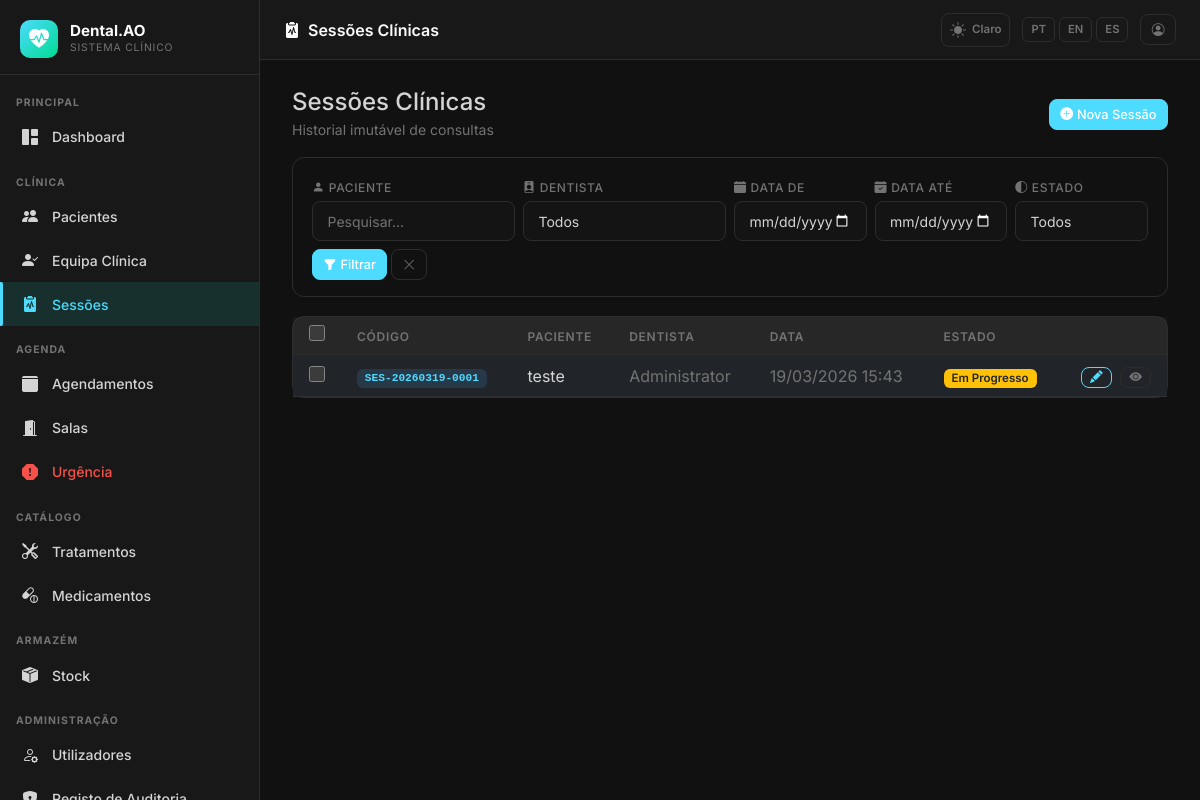
Before: /sessions/ (signed in) with the older database file.
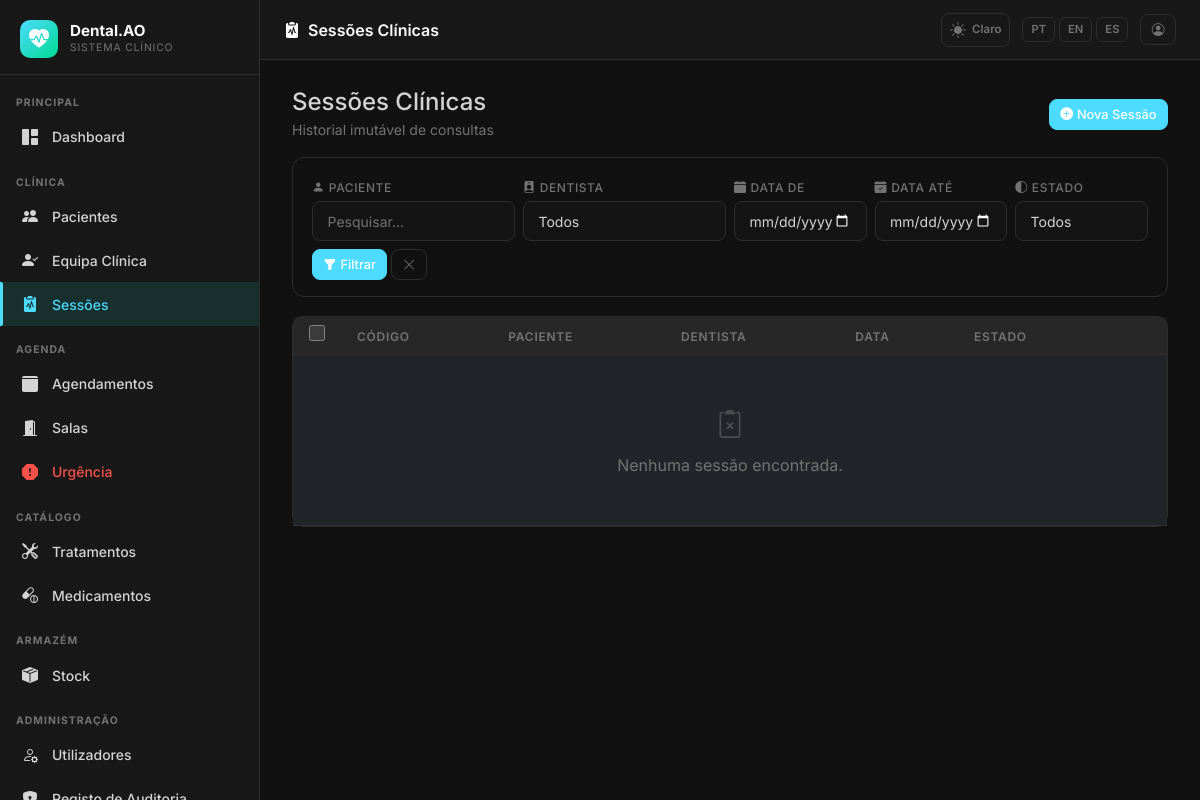
After: the same page with the newer database file.
### app/models.py (models this page shows, shortened)
class ClinicalSession(db.Model):
    __tablename__ = 'clinical_sessions'
    id = db.Column(db.Integer, primary_key=True)
    session_code = db.Column(db.String(30), unique=True, nullable=False, index=True)
    patient_id = db.Column(db.Integer, db.ForeignKey('patients.id'), nullable=False)
    dentist_id = db.Column(db.Integer, db.ForeignKey('users.id'), nullable=False)
    appointment_id = db.Column(db.Integer, db.ForeignKey('appointments.id'), nullable=True)
    session_date = db.Column(db.DateTime, nullable=False, default=lambda: datetime.now(timezone.utc))
    chief_complaint = db.Column(db.Text, nullable=True)
    clinical_notes = db.Column(db.Text, nullable=True)
    diagnosis = db.Column(db.Text, nullable=True)
    treatment_plan = db.Column(db.Text, nullable=True)
    odontogram_data = db.Column(db.JSON, nullable=True)
    status = db.Column(db.String(30), default=SessionStatus.SCHEDULED, nullable=False)
    closed_at = db.Column(db.DateTime, nullable=True)
    created_at = db.Column(db.DateTime, default=lambda: datetime.now(timezone.utc))
    created_by_id = db.Column(db.Integer, db.ForeignKey('users.id'), nullable=True)
    created_by = db.relationship('User', foreign_keys='ClinicalSession.created_by_id',
                                  backref='created_clinical_sessions')
    bp_systolic = db.Column(db.Integer, nullable=True)
    bp_diastolic = db.Column(db.Integer, nullable=True)
    heart_rate = db.Column(db.Integer, nullable=True)
    temperature = db.Column(db.Float, nullable=True)
    weight_kg = db.Column(db.Float, nullable=True)
    oxygen_saturation = db.Column(db.Integer, nullable=True)
    prescriptions = db.relationship('Prescription', backref='session', lazy='dynamic')
    xrays = db.relationship('XRay', backref='session', lazy='dynamic')
    evolution_photos = db.relationship('EvolutionPhoto', backref='session', lazy='dynamic')
    addenda = db.relationship('SessionAddendum', backref='session', lazy='dynamic',
                              order_by='SessionAddendum.created_at')
    session_consumables = db.relationship('SessionConsumable', backref='session',
                                          lazy='dynamic', order_by='SessionConsumable.created_at')
    _ADMIN_ONLY_FIELDS = frozenset(['created_by_id'])
    _INVARIANT_FIELDS = frozenset(['patient_id', 'dentist_id'])

class Patient(db.Model):
    __tablename__ = 'patients'
    id = db.Column(db.Integer, primary_key=True)
    user_id = db.Column(db.Integer, db.ForeignKey('users.id'), nullable=True)
    full_name = db.Column(db.String(200), nullable=False)
    date_of_birth = db.Column(db.Date, nullable=True)
    gender = db.Column(db.String(20), nullable=True)
    id_doc = db.Column('cpf_nif', db.String(30), nullable=True, unique=True)
    nationality = db.Column(db.String(100), nullable=True)
    address = db.Column(db.Text, nullable=True)
    city = db.Column(db.String(100), nullable=True)
    postal_code = db.Column(db.String(20), nullable=True)
    phone = db.Column(db.String(30), nullable=True)
    email = db.Column(db.String(120), nullable=True)
    emergency_contact_name = db.Column(db.String(200), nullable=True)
    emergency_contact_phone = db.Column(db.String(30), nullable=True)
    insurance_provider = db.Column(db.String(100), nullable=True)
    insurance_number = db.Column(db.String(50), nullable=True)
    photo_path = db.Column(db.String(500), nullable=True)
    anamnesis_pt = db.Column(db.Text, nullable=True)
    anamnesis_en = db.Column(db.Text, nullable=True)
    anamnesis_es = db.Column(db.Text, nullable=True)
    allergies_pt = db.Column(db.Text, nullable=True)
    allergies_en = db.Column(db.Text, nullable=True)
    allergies_es = db.Column(db.Text, nullable=True)
    medications_pt = db.Column(db.Text, nullable=True)
    medications_en = db.Column(db.Text, nullable=True)
    medications_es = db.Column(db.Text, nullable=True)
    chronic_conditions_pt = db.Column(db.Text, nullable=True)
    chronic_conditions_en = db.Column(db.Text, nullable=True)
    chronic_conditions_es = db.Column(db.Text, nullable=True)
    assigned_dentist_id = db.Column(db.Integer, db.ForeignKey('users.id'), nullable=True)
    is_active = db.Column(db.Boolean, default=True)
    created_at = db.Column(db.DateTime, default=lambda: datetime.now(timezone.utc))
    updated_at = db.Column(db.DateTime, default=lambda: datetime.now(timezone.utc),
                           onupdate=lambda: datetime.now(timezone.utc))
    user = db.relationship('User', foreign_keys=[user_id], backref='patient_profile')
    assigned_dentist = db.relationship('User', foreign_keys=[assigned_dentist_id], backref='assigned_patients')
    sessions = db.relationship('ClinicalSession', backref='patient', lazy='dynamic')
    appointments = db.relationship('Appointment', backref='patient', lazy='dynamic')
    care_team = db.relationship('PatientCareTeam', backref='patient', lazy='dynamic',
                                cascade='all, delete-orphan')

class User(UserMixin, db.Model):
    __tablename__ = 'users'
    id = db.Column(db.Integer, primary_key=True)
    username = db.Column(db.String(80), unique=True, nullable=False, index=True)
    email = db.Column(db.String(120), unique=True, nullable=False)
    full_name = db.Column(db.String(200), nullable=False)
    role = db.Column(db.String(30), nullable=False, default=Role.PATIENT)
    password_hash = db.Column(db.String(256), nullable=False)
    is_active = db.Column(db.Boolean, default=True)
    signature_path = db.Column(db.String(500), nullable=True)
    phone = db.Column(db.String(30), nullable=True)
    specialty = db.Column(db.String(100), nullable=True)
    license_number = db.Column(db.String(50), nullable=True)
    created_at = db.Column(db.DateTime, default=lambda: datetime.now(timezone.utc))
    updated_at = db.Column(db.DateTime, default=lambda: datetime.now(timezone.utc),
                           onupdate=lambda: datetime.now(timezone.utc))
    sessions_as_dentist = db.relationship('ClinicalSession', foreign_keys='ClinicalSession.dentist_id',
                                           backref='dentist', lazy='dynamic')
    appointments_as_dentist = db.relationship('Appointment', foreign_keys='Appointment.dentist_id',
                                               backref='dentist', lazy='dynamic')
    role_definition = db.relationship('RoleDefinition',
                                       primaryjoin='User.role == RoleDefinition.name',
                                       foreign_keys='User.role',
                                       back_populates='users', lazy='select', uselist=False,
                                       viewonly=True)
    def role_display(self):
        role_map = {
            Role.SUPERADMIN: 'Superadmin',
            Role.CLINICAL_DIRECTOR: 'Diretor Clínico',
            Role.DENTIST: 'Dentista',
            Role.PATIENT: 'Paciente',
            Role.RECEPTION: 'Recepção',
        }
        return role_map.get(self.role, self.role)
    def role_badge_class(self):
        badge_map = {
            Role.SUPERADMIN: 'danger',
            Role.CLINICAL_DIRECTOR: 'primary',
            Role.DENTIST: 'success',
            Role.PATIENT: 'info',
            Role.RECEPTION: 'warning',
        }
        return badge_map.get(self.role, 'secondary')

### app/sessions/routes.py (the view)
@sessions_bp.route('/')
@login_required
def index():
    if current_user.role not in [Role.SUPERADMIN, Role.CLINICAL_DIRECTOR, Role.DENTIST]:
        abort(403)
    page       = request.args.get('page', 1, type=int)
    f_status   = request.args.get('status', '')
    f_dentist  = request.args.get('dentist_id', '', type=str)
    f_patient  = request.args.get('patient_q', '').strip()
    f_date_from = request.args.get('date_from', '')
    f_date_to   = request.args.get('date_to', '')
    q = ClinicalSession.query.order_by(ClinicalSession.session_date.desc())
    if current_user.role == Role.DENTIST:
        q = q.filter_by(dentist_id=current_user.id)
    elif f_dentist:
        q = q.filter_by(dentist_id=int(f_dentist))
    if f_status:
        q = q.filter_by(status=f_status)
    if f_patient:
        q = q.join(Patient, ClinicalSession.patient_id == Patient.id)\
              .filter(Patient.full_name.ilike(f'%{f_patient}%'))
    if f_date_from:
        try:
            q = q.filter(ClinicalSession.session_date >= datetime.fromisoformat(f_date_from))
        except ValueError:
            pass
    if f_date_to:
        try:
            q = q.filter(ClinicalSession.session_date <= datetime.fromisoformat(f_date_to + 'T23:59:59'))
        except ValueError:
            pass
    sessions = q.paginate(page=page, per_page=20)
    dentists = User.query.filter(User.role.in_(['superadmin', 'clinical_director', 'dentist'])).order_by(User.full_name).all()
    return render_template('sessions/index.html', sessions=sessions, dentists=dentists,
                           f_status=f_status, f_dentist=f_dentist, f_patient=f_patient,
                           f_date_from=f_date_from, f_date_to=f_date_to)

### app/__init__.py (called while the page is built)
def get_locale():
    lang = session.get('lang')
    if lang in ['pt', 'en', 'es']:
        return lang
    return 'pt'

### app/models.py (called while the page is built)
    @classmethod
    def all_as_dict(cls):
        stored = {s.key: s.value for s in cls.query.all()}
        result = dict(cls._DEFAULTS)
        result.update(stored)
        return result

### app/templates/sessions/index.html (shortened to what the changed rows need)
{% extends 'base.html' %}
{% block content %}
<form method="POST" action="{{ url_for('sessions.bulk_action') }}" id="bulkForm">
  {% set _sl = {'scheduled':_('Agendada'),'in_progress':_('Em Progresso'),'closed':_('Fechada'),'completed':_('Concluída'),'cancelled':_('Cancelada')} %}
  {% set _sc = {'scheduled':'primary','in_progress':'warning','closed':'success','completed':'success','cancelled':'secondary'} %}
  {% set _st = {'scheduled':'','in_progress':'text-dark','closed':'','completed':'','cancelled':''} %}
  <div class="dc-card p-0 sess-table-wrap">
    <div class="table-responsive">
      <table class="table table-hover mb-0" style="color:var(--dc-text)">
        <thead style="border-bottom:1px solid var(--dc-border)">
          <tr style="color:var(--dc-text-muted);font-size:.78rem;text-transform:uppercase;letter-spacing:.05em">
            <th class="row-cb px-3 py-2">
              <input type="checkbox" class="table-check" id="checkAll" title="{{ _('Seleccionar tudo') }}">
            </th>
            <th class="px-3 py-2">{{ _('Código') }}</th>
            <th class="px-3 py-2">{{ _('Paciente') }}</th>
            <th class="px-3 py-2">{{ _('Dentista') }}</th>
            <th class="px-3 py-2">{{ _('Data') }}</th>
            <th class="px-3 py-2">{{ _('Estado') }}</th>
            <th class="px-3 py-2"></th>
          </tr>
        </thead>
        <tbody>
          {% for s in sessions.items %}
          <tr style="cursor:pointer" onclick="location.href='{{ url_for('sessions.detail', session_id=s.id) }}'">
            <td class="row-cb px-3 py-2" onclick="event.stopPropagation()">
              <input type="checkbox" name="session_ids" value="{{ s.id }}"
                     class="table-check row-cb-input" onchange="updateBar()">
            </td>
            <td class="px-3 py-2">
              <span class="badge" style="background:rgba(74,158,255,.15);color:var(--dc-primary);font-family:monospace">
                {{ s.session_code }}
              </span>
            </td>
            <td class="px-3 py-2">
              <a href="{{ url_for('patients.detail', patient_id=s.patient_id) }}"
                 onclick="event.stopPropagation()"
                 style="color:var(--dc-text);text-decoration:none">
                {{ s.patient.full_name if s.patient else '—' }}
              </a>
            </td>
            <td class="px-3 py-2" style="color:var(--dc-text-muted)">{{ s.dentist.full_name if s.dentist else '—' }}</td>
            <td class="px-3 py-2" style="color:var(--dc-text-muted);white-space:nowrap">{{ s.session_date.strftime('%d/%m/%Y %H:%M') }}</td>
            <td class="px-3 py-2">
              <span class="badge bg-{{ _sc.get(s.status,'secondary') }} {{ _st.get(s.status,'') }}"
                    style="font-size:.72rem">
                {{ _sl.get(s.status, s.status) }}
              </span>
            </td>
            <td class="px-3 py-2 text-end" onclick="event.stopPropagation()">
              {% if s.status != 'closed' %}
              <a href="{{ url_for('sessions.edit', session_id=s.id) }}"
                 class="btn btn-sm btn-outline-primary py-0 px-2 me-1">
                <i class="bi bi-pencil-fill"></i>
              </a>
              {% endif %}
              <a href="{{ url_for('sessions.detail', session_id=s.id) }}"
                 class="btn btn-sm btn-outline-secondary py-0 px-2">
                <i class="bi bi-eye-fill"></i>
              </a>
            </td>
          </tr>
          {% else %}
          <tr>
            <td colspan="7" class="text-center py-5" style="color:var(--dc-text-muted)">
              <i class="bi bi-clipboard2-x fs-3 d-block mb-2 opacity-50"></i>
              {{ _('Nenhuma sessão encontrada.') }}
            </td>
          </tr>
          {% endfor %}
        </tbody>
      </table>
    </div>
  </div>
</form>
{% endblock %}

Changed rows visible on the page:
removed ClinicalSession: session_code "SES-20260319-0001", patient "teste", dentist "Administrator", session_date "19/03/2026 15:43", get "Em Progresso"
Other visible differences:
text now shown: "Nenhuma sessão encontrada."
